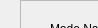
      <widget class="QWidget" name="page_4">
       <property name="geometry">
        <rect>
         <x>0</x>
         <y>0</y>
         <width>98</width>
         <height>28</height>
        </rect>
       </property>
       <attribute name="label">
        <string>Target Navigation Dashboard</string>
       </attribute>
       <widget class="QLabel" name="label_19">
        <property name="geometry">
         <rect>
          <x>20</x>
          <y>200</y>
          <width>91</width>
          <height>17</height>
         </rect>
        </property>
        <property name="text">
         <string>Goto Service</string>
        </property>
       </widget>
       <widget class="QFrame" name="frame_9">
        <property name="geometry">
         <rect>
          <x>20</x>
          <y>230</y>
          <width>931</width>
          <height>141</height>
         </rect>
        </property>
        <property name="frameShape">
         <enum>QFrame::StyledPanel</enum>
        </property>
        <property name="frameShadow">
         <enum>QFrame::Raised</enum>
        </property>
        <widget class="QWidget" name="layoutWidget_3">
         <property name="geometry">
          <rect>
           <x>10</x>
           <y>10</y>
           <width>901</width>
           <height>71</height>
          </rect>
         </property>
         <layout class="QGridLayout" name="gridLayout_4">
          <item row="1" column="1">
           <widget class="QLineEdit" name="lineEdit_14"/>
          </item>
          <item row="0" column="1">
           <widget class="QLabel" name="label_20">
            <property name="text">
             <string>longitude</string>
            </property>
           </widget>
          </item>
          <item row="1" column="0">
           <widget class="QLineEdit" name="lineEdit_15"/>
          </item>
          <item row="1" column="2">
           <widget class="QLineEdit" name="lineEdit_16"/>
          </item>
          <item row="0" column="2">
           <widget class="QLabel" name="label_21">
            <property name="text">
             <string>altitude</string>
            </property>
           </widget>
          </item>
          <item row="0" column="0">
           <widget class="QLabel" name="label_22">
            <property name="text">
             <string>latitude</string>
            </property>
           </widget>
          </item>
         </layout>
        </widget>
        <widget class="QPushButton" name="pushButton_18">
         <property name="geometry">
          <rect>
           <x>360</x>
           <y>100</y>
           <width>201</width>
           <height>25</height>
          </rect>
         </property>
         <property name="text">
          <string>Goto</string>
         </property>
        </widget>
       </widget>
       <widget class="QFrame" name="frame_10">
        <property name="geometry">
         <rect>
          <x>20</x>
          <y>0</y>
          <width>911</width>
          <height>191</height>
         </rect>
        </property>
        <property name="frameShape">
         <enum>QFrame::StyledPanel</enum>
        </property>
        <property name="frameShadow">
         <enum>QFrame::Raised</enum>
        </property>
        <widget class="QLabel" name="label_23">
         <property name="geometry">
          <rect>
           <x>30</x>
           <y>20</y>
           <width>91</width>
           <height>17</height>
          </rect>
         </property>
         <property name="text">
          <string>Mode Name</string>
         </property>
        </widget>
        <widget class="QPushButton" name="pushButton_19">
         <property name="geometry">
          <rect>
           <x>200</x>
           <y>130</y>
           <width>171</width>
           <height>25</height>
          </rect>
         </property>
         <property name="text">
          <string>Arm and Take Off</string>
         </property>
        </widget>
        <widget class="QPushButton" name="pushButton_20">
         <property name="geometry">
          <rect>
           <x>490</x>
           <y>130</y>
           <width>211</width>
           <height>25</height>
          </rect>
         </property>
         <property name="text">
          <string>Return Home</string>
         </property>
        </widget>
        <widget class="QSplitter" name="splitter_4">
         <property name="geometry">
          <rect>
           <x>60</x>
           <y>40</y>
           <width>791</width>
           <height>25</height>
          </rect>
         </property>
         <property name="orientation">
          <enum>Qt::Horizontal</enum>
         </property>
         <widget class="QComboBox" name="comboBox_4">
          <property name="editable">
           <bool>true</bool>
          </property>
          <item>
           <property name="text">
            <string>MANUAL</string>
           </property>
          </item>
          <item>
           <property name="text">
            <string>AUTO</string>
           </property>
          </item>
          <item>
           <property name="text">
            <string>GUIDED</string>
           </property>
          </item>
          <item>
           <property name="text">
            <string>RTL</string>
           </property>
          </item>
          <item>
           <property name="text">
            <string>LOITER</string>
           </property>
          </item>
         </widget>
         <widget class="QPushButton" name="pushButton_21">
          <property name="text">
           <string>Activate Mode</string>
          </property>
         </widget>
        </widget>
       </widget>
      </widget>
